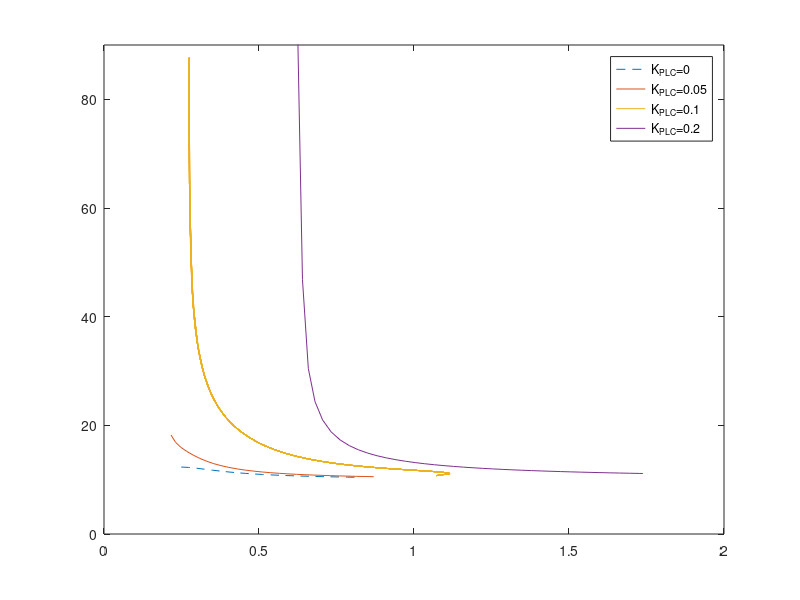

Here is the MATLAB script that generated this plot:
% make  diagram from XPP period data

load period_0.dat
A = period_0(2:end,:);
ndxa = find(A(:,4)==2);

load period_0p05.dat
B = period_0p05(2:end,:);
ndxb = find(B(:,4)==2);

load period_0p1.dat
C = period_0p1(2:end,:);
ndxc = find(C(:,4)==3);

load period_0p2.dat
D = period_0p2(2:end,:)
ndxd = find(D(:,4)==2);
figure(1)

plot(A(ndxa,1),A(ndxa,2),'--',B(ndxb,1), B(ndxb,2),C(ndxc,1),C(ndxc,2),D(ndxd,1),D(ndxd,2))

axis([0 2 0 90])

legend('K_{PLC}=0','K_{PLC}=0.05','K_{PLC}=0.1','K_{PLC}=0.2')
